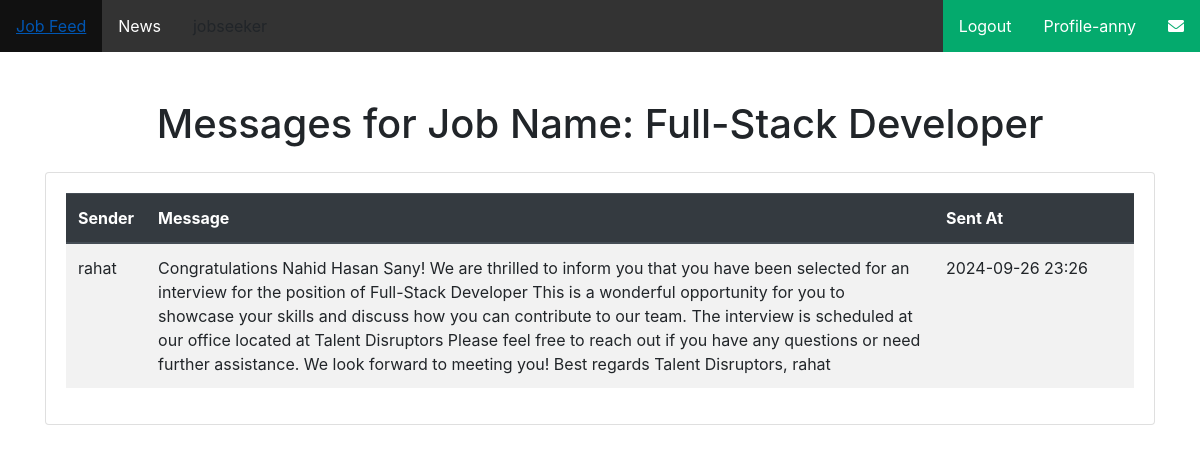
Page /job/2/messages/ (signed in) on the committed database.
### myApp/models.py (models this page shows, shortened)
class Custom_User(AbstractUser):
    USER=[
        ('recruiter','Recruiter'),('jobseeker','JobSeeker')
    ]
    user_type=models.CharField(choices=USER,max_length=120)
    profile_pic=models.ImageField(upload_to="media/profile_pic",null=True)
    def __str__(self):
        return self.username

class JobModel(models.Model):
    JOB_TYPE_CHOICES=[
        ('full_time', 'Full Time'),
        ('part_time', 'Part Time'),
        ('contract', 'Contract'),
        ('internship', 'Internship'),
        ('temporary', 'Temporary'),
    ]
    user=models.ForeignKey(Custom_User,null=True,blank=True,on_delete=models.CASCADE)
    job_title = models.CharField(max_length=200, null=True, blank=True)
    company_name = models.CharField(max_length=200, null=True, blank=True)
    location = models.CharField(max_length=200, null=True, blank=True)
    description = models.TextField(null=True, blank=True)
    salary = models.PositiveIntegerField(null=True, blank=True)
    employment_type = models.CharField(max_length=50, choices=JOB_TYPE_CHOICES, null=True, blank=True)
    posted_date = models.DateTimeField(auto_now_add=True)
    update_date = models.DateTimeField(auto_now=True)
    application_deadline = models.DateTimeField(null=True, blank=True)

class MessageModel(models.Model):
    application = models.ForeignKey(jobApplyModel, related_name='messages', on_delete=models.CASCADE)
    sender = models.ForeignKey(Custom_User, related_name='sent_messages', on_delete=models.CASCADE)
    recipient = models.ForeignKey(Custom_User, related_name='received_messages', on_delete=models.CASCADE)
    content = models.TextField()
    timestamp = models.DateTimeField(auto_now_add=True)

### myProject/views.py (the view)
# urls.py: path('job/<int:job_id>/messages/', message_list, name='message_list'),
@login_required
def message_list(request, job_id):
    job = get_object_or_404(JobModel, id=job_id)
    messages = MessageModel.objects.filter(application__job=job)
    context = {
        'job': job,
        'messages': messages
    }
    return render(request, 'myAdmin/message_list.html', context)

### Template/myAdmin/message_list.html (shortened to what this page needs)
{% extends 'Common/base.html' %}
{% block body %}
<link rel="stylesheet" href="https://stackpath.bootstrapcdn.com/bootstrap/4.5.2/css/bootstrap.min.css">
<div class="container mt-5">
    <h1 class="text-center mb-4">Messages for Job Name: {{ job.job_title }}</h1>
    <div class="card">
        <div class="card-body">
            <div class="table-responsive">
                <table class="table table-striped table-hover" style="width: 100%;">
                    <thead class="thead-dark">
                        <tr>
                            <th scope="col">Sender</th>
                            <th scope="col">Message</th>
                            <th scope="col" style="width: 200px;">Sent At</th>
                        </tr>
                    </thead>
                    <tbody>
                        {% for message in messages %}
                        <tr>
                            <td>{{ message.sender }}</td>
                            <td>{{ message.content }}</td>
                            <td>{{ message.timestamp|date:"Y-m-d H:i" }}</td>
                        </tr>
                        {% empty %}
                        <tr>
                            <td colspan="3" class="text-center">No messages sent for this job.</td>
                        </tr>
                        {% endfor %}
                    </tbody>
                </table>
            </div>
        </div>
    </div>
</div>
{% endblock body %}

### Template/Includes/navbar.html (shortened to what this page needs)
<head>
  <link rel="stylesheet" href="https://cdnjs.cloudflare.com/ajax/libs/font-awesome/6.0.0-beta3/css/all.min.css">
</head>
<ul>
  <li><a href="{% url 'JobFeed' %}">Job Feed</a></li>
  <li><a href="#news">News</a></li>
  <li><a>{{ request.user.user_type }}</a></li>
  <li style="float:right">
      <a class="active" href="{% url 'my_messages' %}">
          <i class="fas fa-envelope"></i>
      </a>
  </li>
  <li style="float:right"><a class="active" href="{% url 'profile_view' %}">Profile-{{ request.user.username }}</a></li>
  <li style="float:right"><a class="active" href="{% url 'logoutPage' %}">Logout</a></li>
</ul>

### Template/Common/base.html (style rules this page uses)
ul { list-style-type: none; margin: 0; padding: 0; overflow: hidden; background-color: #333; }
li { float: left; }
li a { display: block; color: white; text-align: center; padding: 14px 16px; text-decoration: none; }
.active { background-color: #04AA6D; }

### Template/myAdmin/message_list.html (style rules this page uses)
.table { width: 100%; }
.table-responsive { max-height: 450px; overflow-y: auto; }

### rows in the picture
Custom_User: user.username "anny"
JobModel: job_title "Full-Stack Developer"
MessageModel: sender "rahat", content "Congratulations Nahid Hasan Sany! We are thrilled to inform you that you have been selected for an interview for the position of Full-Stack Developer This is a wonderful opportunity for you to showcase your skills and discuss how you can contribute to our team. The interview is scheduled at our office located at Talent Disruptors Please feel free to reach out if you have any questions or need further assistance. We look forward to meeting you! Best regards Talent Disruptors, rahat", timestamp "2024-09-26 23:26"
